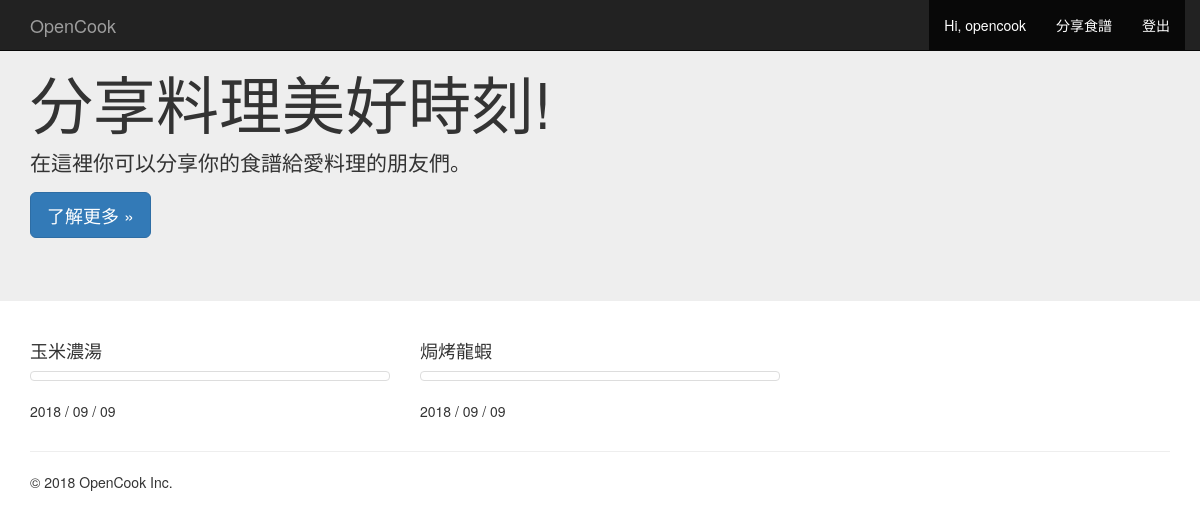
The app's page / (signed in) with its own data.
### recipe/models.py (models this page shows)
class Recipe(models.Model):   # 宣告類別
    title = models.CharField(max_length=100)         # 資料型態: CharField (食譜標題)
    image_path = models.CharField(max_length=100)    # 資料型態: CharField (照片網址)
    description = models.TextField()                  # 資料型態: TextField (食譜描述)
    crated_at = models.DateTimeField(default=timezone.now)      # 資料型態: DateTimeField (創建時間)

### mainapp/views.py (the view)
# urls.py: url(r'^', get_index)   # 進到首頁, url 網址會交由 get_index 這個 views 去處理
def get_index(request):
    title = 'OpenCook'
    recipes = Recipe.objects.all()  # 把 recipe 資料引入
    request.session['age'] = 25
    response = render(request, 'index.html', locals())
    return response

### templates/index.html (shortened to what this page needs)
{% extends 'default/base.html' %}
{% block content %}
<div class="jumbotron">
  <div class="container">
    <h1>分享料理美好時刻!</h1>
    <p>在這裡你可以分享你的食譜給愛料理的朋友們。</p>
    <p><a class="btn btn-primary btn-lg" href="#" role="button">了解更多 &raquo;</a></p>
  </div>
</div>
<div class="container">
  <div class="row">
    {% for recipe in recipes %}
    <div class="col-md-4">
      <h4>{{ recipe.title }}</h4>
      <a href="#" class="thumbnail">
      </a>
      <p>{{ recipe.crated_at | date:"Y / m / d" }}</p>
    </div>
    {% endfor %}
  </div>
</div>
{% endblock %}

### templates/default/navbar.html (shortened to what this page needs)
<nav class="navbar navbar-inverse navbar-fixed-top">
  <div class="container">
    <div class="navbar-header">
      <a class="navbar-brand" href="#">OpenCook</a>
    </div>
    {% if user.is_authenticated %}
    <ul class="nav navbar-nav navbar-right">
        <li class="active"><a href="#">Hi, {{ user.username }}</a></li>
        <li class="active"><a href="/recipes/create">分享食譜</a></li>
        <li class="active"><a href="logout/post">登出</a></li>
    </ul>
    {% endif %}
  </div>
</nav>

### records on screen
Recipe: title "玉米濃湯", crated_at "2018 / 09 / 09"
Recipe: title "焗烤龍蝦", crated_at "2018 / 09 / 09"

### other values on screen
{{ user.username }} "opencook"
